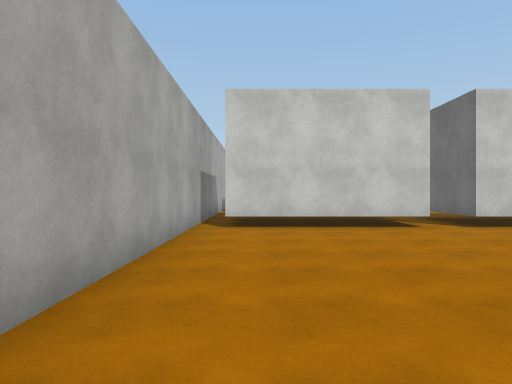
[1] (above)

21 first-person views from a walk through a 3-D level made in the Unity game engine. The camera is 1.4 m above the floor, looks level and sees 70° across. The floor is counted in squares, 2 m on a side. Each view is taken from the middle of a square. On the plan, view 1 faces up. The plan holds only what a view shows up to about 11 squares ahead; the rest is blank. The place goes on beyond the plan. The player is left out. Surface patterns are stand-ins for the level's own textures.

[2]
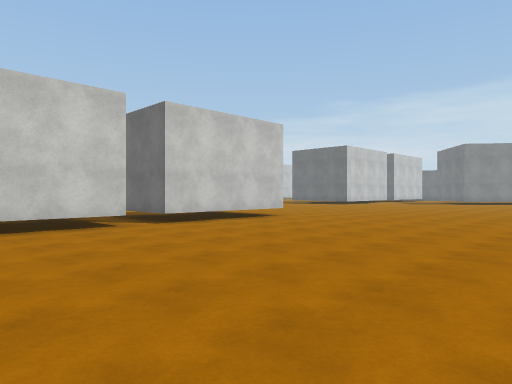

[3]
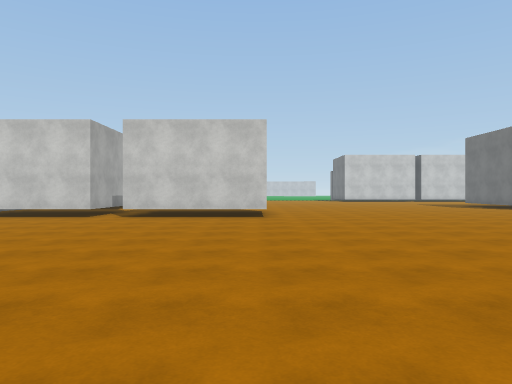

[4]
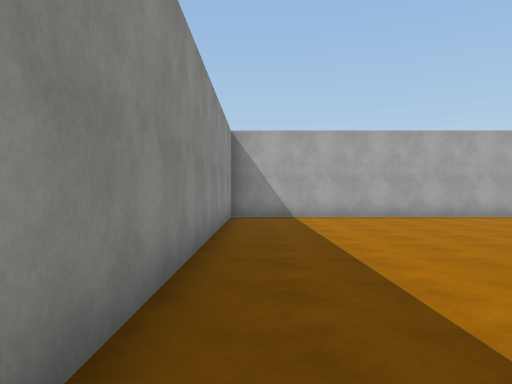

[5]
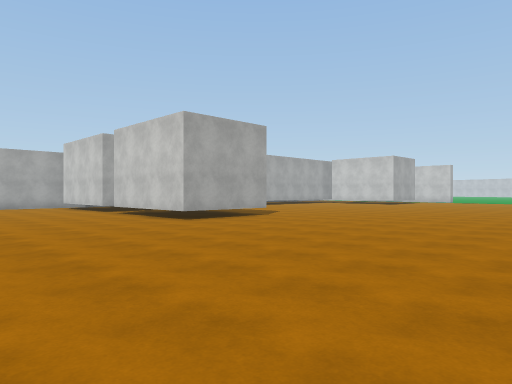

[6]
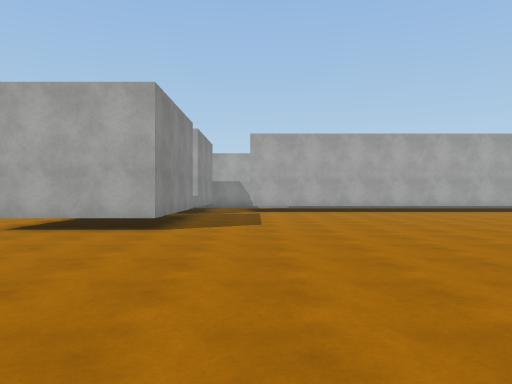

[7]
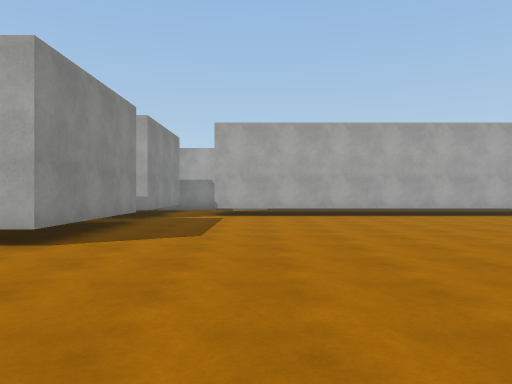

[8]
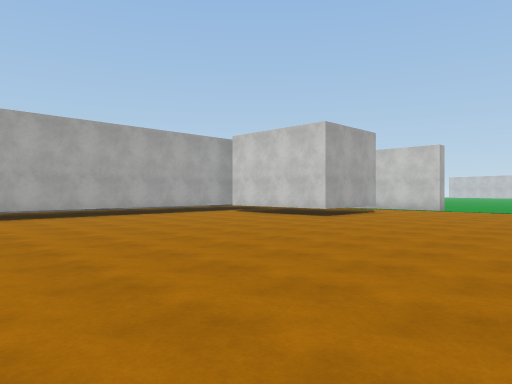

[9]
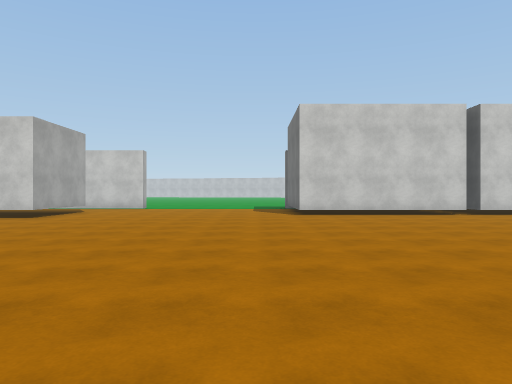

[10]
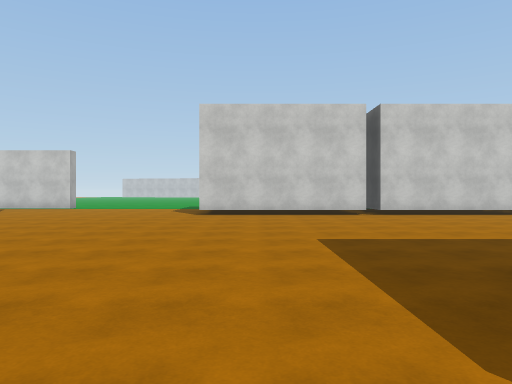

[11]
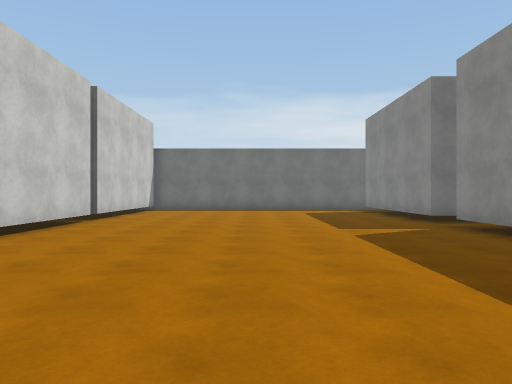

[12]
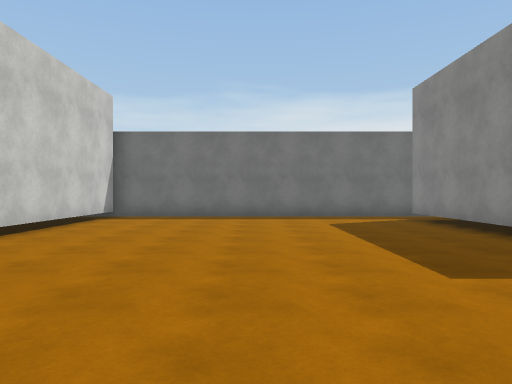

[13]
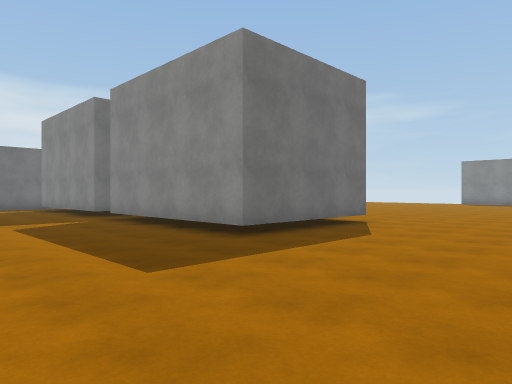

[14]
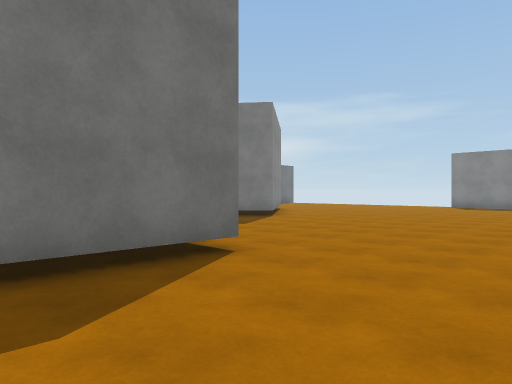

[15]
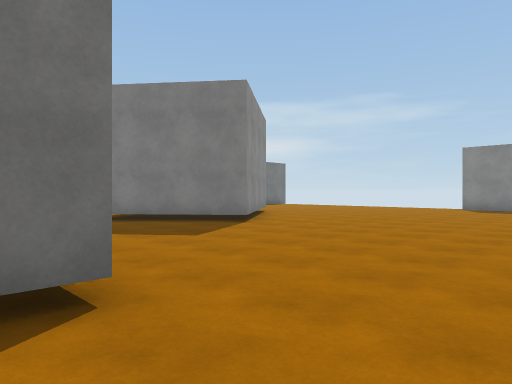

[16]
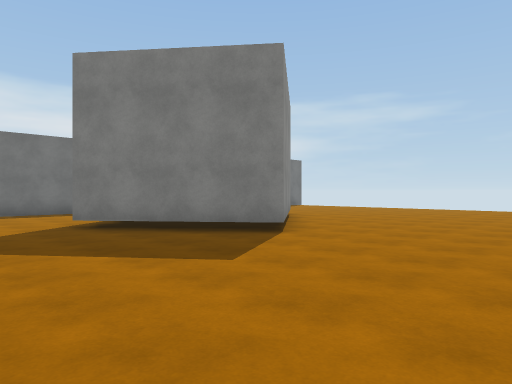

[17]
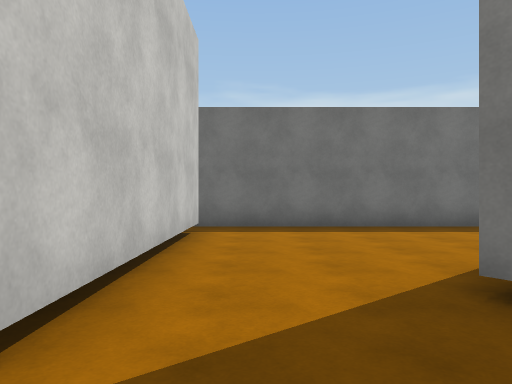

[18]
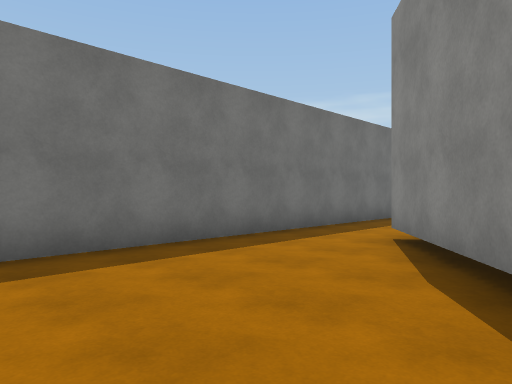

[19]
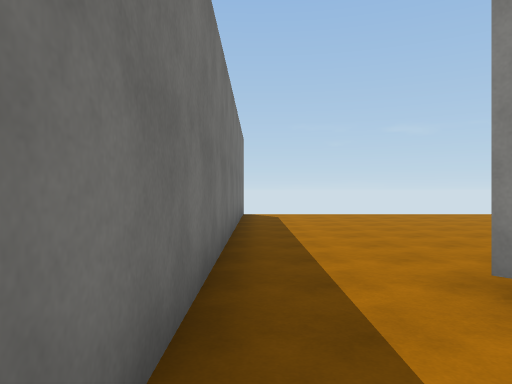

[20]
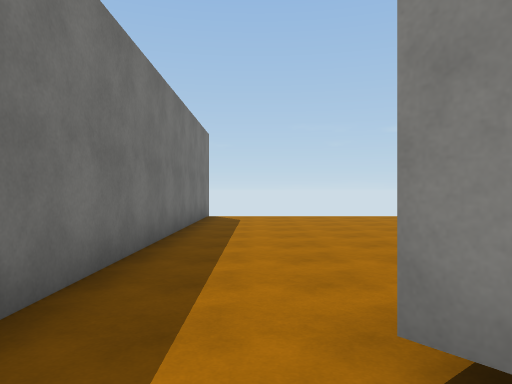

[21]
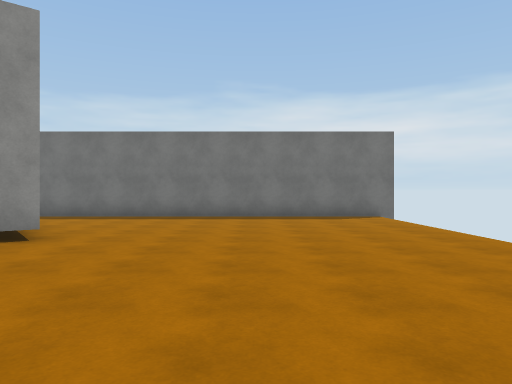

### Floor plan
Points are (right, up) in squares from view 1. A wall is a line through its corners. A room is listed if a view was taken in it or the views show most of it. See-through windows are left out.
Room 1 (views 1, 2, 3, 4, 5, 6, 7, 8, 9, 10, 11, 12, 13, 14, 15, 16, 17, 18, 21)
walls: (18.3, 11) (18.3, 15) (23.4, 15); (24.3, 14.4) (24.3, 15) (29.4, 15); (4.2, 10.2) (8.3, 10.2) (8.3, 7.1) (4.3, 7.1) (4.3, 9.1); (26.4, 11) (24.4, 11); (3.4, 8) (3.4, 7.1) (-0.6, 7.1); (25.4, 2.1) (22.2, 6.1) (25.4, 8.6); (2, 10.2) (3.4, 10.2); (19.4, 22.9) (14.2, 22.9); (7.1, 23) (7.1, 21.8) (6.1, 21.8); (-1.2, 7.5) (-1.2, -3.7) (8, -3.7); (30.4, 14.5) (30.4, 23.1); (24.8, 22.9) (19.8, 22.9); (2.4, 20.5) (2.4, 11.8); (30.1, 22.9) (25.1, 22.9); (30.4, -5) (30.4, 3.5)
ways out: opening at (27.7, 9.7) to room 2; opening at (29.5, 4.5) to room 2; opening at (-1, 8); opening at (2, 11)
Room 2 (views 19, 20)
walls: (26.5, 7.1) (28.5, 4.6); (29.4, 11) (26.4, 11); (30.4, 3.5) (30.4, 11.2)
ways out: opening at (27.7, 9.7) to room 1; opening at (29.5, 4.5) to room 1

Positions as (right, up) in squares from view 1, and headings:
1: (0, 0), facing up
2: (0, 0), facing up-right
3: (8, -3), facing up
4: (9, -3), facing left
5: (16, 2), facing up-left
6: (15, 12), facing left
7: (13, 13), facing left
8: (13, 13), facing up-left
9: (13, 12), facing up
10: (16, 12), facing up
11: (16, 19), facing right
12: (20, 19), facing right
13: (14, 19), facing down-right
14: (15, 14), facing down-right
15: (16, 12), facing down-right
16: (18, 11), facing down-right
17: (23, 10), facing right
18: (26, 10), facing down-right
19: (30, 7), facing down
20: (29, 6), facing down
21: (20, -1), facing right
